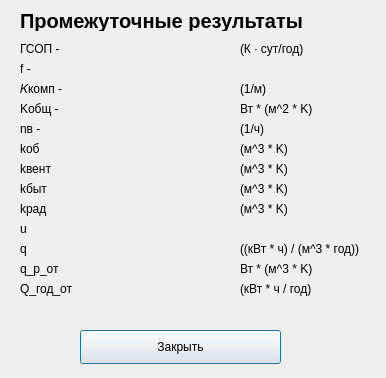
<?xml version="1.0" encoding="UTF-8"?>
<ui version="4.0">
 <class>Dialog</class>
 <widget class="QDialog" name="Dialog">
  <property name="geometry">
   <rect>
    <x>0</x>
    <y>0</y>
    <width>386</width>
    <height>378</height>
   </rect>
  </property>
  <property name="windowTitle">
   <string>Dialog</string>
  </property>
  <widget class="QPushButton" name="close_btn">
   <property name="geometry">
    <rect>
     <x>80</x>
     <y>330</y>
     <width>201</width>
     <height>34</height>
    </rect>
   </property>
   <property name="text">
    <string>Закрыть</string>
   </property>
  </widget>
  <widget class="QLabel" name="label">
   <property name="geometry">
    <rect>
     <x>20</x>
     <y>10</y>
     <width>311</width>
     <height>21</height>
    </rect>
   </property>
   <property name="font">
    <font>
     <pointsize>15</pointsize>
     <weight>75</weight>
     <bold>true</bold>
    </font>
   </property>
   <property name="text">
    <string>Промежуточные результаты</string>
   </property>
  </widget>
  <widget class="QLabel" name="label_2">
   <property name="geometry">
    <rect>
     <x>20</x>
     <y>40</y>
     <width>55</width>
     <height>18</height>
    </rect>
   </property>
   <property name="text">
    <string>ГСОП - </string>
   </property>
  </widget>
  <widget class="QLabel" name="gsop_out">
   <property name="geometry">
    <rect>
     <x>90</x>
     <y>40</y>
     <width>131</width>
     <height>18</height>
    </rect>
   </property>
   <property name="text">
    <string/>
   </property>
   <property name="alignment">
    <set>Qt::AlignRight|Qt::AlignTrailing|Qt::AlignVCenter</set>
   </property>
  </widget>
  <widget class="QLabel" name="label_4">
   <property name="geometry">
    <rect>
     <x>240</x>
     <y>40</y>
     <width>121</width>
     <height>18</height>
    </rect>
   </property>
   <property name="text">
    <string>(К ∙ сут/год)</string>
   </property>
  </widget>
  <widget class="QLabel" name="label_6">
   <property name="geometry">
    <rect>
     <x>20</x>
     <y>60</y>
     <width>55</width>
     <height>18</height>
    </rect>
   </property>
   <property name="text">
    <string>f - </string>
   </property>
  </widget>
  <widget class="QLabel" name="f_out">
   <property name="geometry">
    <rect>
     <x>90</x>
     <y>60</y>
     <width>131</width>
     <height>18</height>
    </rect>
   </property>
   <property name="text">
    <string/>
   </property>
   <property name="alignment">
    <set>Qt::AlignRight|Qt::AlignTrailing|Qt::AlignVCenter</set>
   </property>
  </widget>
  <widget class="QLabel" name="label_8">
   <property name="geometry">
    <rect>
     <x>240</x>
     <y>80</y>
     <width>121</width>
     <height>18</height>
    </rect>
   </property>
   <property name="text">
    <string>(1/м)</string>
   </property>
  </widget>
  <widget class="QLabel" name="label_9">
   <property name="geometry">
    <rect>
     <x>20</x>
     <y>80</y>
     <width>51</width>
     <height>18</height>
    </rect>
   </property>
   <property name="text">
    <string>𝐾комп -</string>
   </property>
  </widget>
  <widget class="QLabel" name="k_komp_out">
   <property name="geometry">
    <rect>
     <x>90</x>
     <y>80</y>
     <width>131</width>
     <height>18</height>
    </rect>
   </property>
   <property name="text">
    <string/>
   </property>
   <property name="alignment">
    <set>Qt::AlignRight|Qt::AlignTrailing|Qt::AlignVCenter</set>
   </property>
  </widget>
  <widget class="QLabel" name="label_14">
   <property name="geometry">
    <rect>
     <x>20</x>
     <y>100</y>
     <width>51</width>
     <height>18</height>
    </rect>
   </property>
   <property name="text">
    <string>Kобщ - </string>
   </property>
  </widget>
  <widget class="QLabel" name="label_11">
   <property name="geometry">
    <rect>
     <x>240</x>
     <y>100</y>
     <width>121</width>
     <height>18</height>
    </rect>
   </property>
   <property name="text">
    <string>Вт * (м^2 * K)</string>
   </property>
  </widget>
  <widget class="QLabel" name="k_obsh_out">
   <property name="geometry">
    <rect>
     <x>90</x>
     <y>100</y>
     <width>131</width>
     <height>18</height>
    </rect>
   </property>
   <property name="text">
    <string/>
   </property>
   <property name="alignment">
    <set>Qt::AlignRight|Qt::AlignTrailing|Qt::AlignVCenter</set>
   </property>
  </widget>
  <widget class="QLabel" name="label_15">
   <property name="geometry">
    <rect>
     <x>20</x>
     <y>120</y>
     <width>51</width>
     <height>18</height>
    </rect>
   </property>
   <property name="text">
    <string>nв -</string>
   </property>
  </widget>
  <widget class="QLabel" name="label_13">
   <property name="geometry">
    <rect>
     <x>240</x>
     <y>120</y>
     <width>121</width>
     <height>18</height>
    </rect>
   </property>
   <property name="text">
    <string>(1/ч)</string>
   </property>
  </widget>
  <widget class="QLabel" name="nv_out">
   <property name="geometry">
    <rect>
     <x>90</x>
     <y>120</y>
     <width>131</width>
     <height>18</height>
    </rect>
   </property>
   <property name="text">
    <string/>
   </property>
   <property name="alignment">
    <set>Qt::AlignRight|Qt::AlignTrailing|Qt::AlignVCenter</set>
   </property>
  </widget>
  <widget class="QLabel" name="label_17">
   <property name="geometry">
    <rect>
     <x>20</x>
     <y>140</y>
     <width>51</width>
     <height>18</height>
    </rect>
   </property>
   <property name="text">
    <string>kоб</string>
   </property>
  </widget>
  <widget class="QLabel" name="label_18">
   <property name="geometry">
    <rect>
     <x>20</x>
     <y>160</y>
     <width>51</width>
     <height>18</height>
    </rect>
   </property>
   <property name="text">
    <string>kвент</string>
   </property>
  </widget>
  <widget class="QLabel" name="k_ob_out">
   <property name="geometry">
    <rect>
     <x>90</x>
     <y>140</y>
     <width>131</width>
     <height>18</height>
    </rect>
   </property>
   <property name="text">
    <string/>
   </property>
   <property name="alignment">
    <set>Qt::AlignRight|Qt::AlignTrailing|Qt::AlignVCenter</set>
   </property>
  </widget>
  <widget class="QLabel" name="k_vent_out">
   <property name="geometry">
    <rect>
     <x>90</x>
     <y>160</y>
     <width>131</width>
     <height>18</height>
    </rect>
   </property>
   <property name="text">
    <string/>
   </property>
   <property name="alignment">
    <set>Qt::AlignRight|Qt::AlignTrailing|Qt::AlignVCenter</set>
   </property>
  </widget>
  <widget class="QLabel" name="label_21">
   <property name="geometry">
    <rect>
     <x>240</x>
     <y>140</y>
     <width>121</width>
     <height>18</height>
    </rect>
   </property>
   <property name="text">
    <string>(м^3 * K)</string>
   </property>
  </widget>
  <widget class="QLabel" name="label_22">
   <property name="geometry">
    <rect>
     <x>240</x>
     <y>160</y>
     <width>121</width>
     <height>18</height>
    </rect>
   </property>
   <property name="text">
    <string>(м^3 * K)</string>
   </property>
  </widget>
  <widget class="QLabel" name="label_23">
   <property name="geometry">
    <rect>
     <x>20</x>
     <y>180</y>
     <width>51</width>
     <height>18</height>
    </rect>
   </property>
   <property name="text">
    <string>kбыт</string>
   </property>
  </widget>
  <widget class="QLabel" name="label_24">
   <property name="geometry">
    <rect>
     <x>240</x>
     <y>180</y>
     <width>121</width>
     <height>18</height>
    </rect>
   </property>
   <property name="text">
    <string>(м^3 * K)</string>
   </property>
  </widget>
  <widget class="QLabel" name="label_25">
   <property name="geometry">
    <rect>
     <x>20</x>
     <y>200</y>
     <width>51</width>
     <height>18</height>
    </rect>
   </property>
   <property name="text">
    <string>kрад</string>
   </property>
  </widget>
  <widget class="QLabel" name="label_26">
   <property name="geometry">
    <rect>
     <x>240</x>
     <y>200</y>
     <width>121</width>
     <height>18</height>
    </rect>
   </property>
   <property name="text">
    <string>(м^3 * K)</string>
   </property>
  </widget>
  <widget class="QLabel" name="k_bit_out">
   <property name="geometry">
    <rect>
     <x>90</x>
     <y>180</y>
     <width>131</width>
     <height>18</height>
    </rect>
   </property>
   <property name="text">
    <string/>
   </property>
   <property name="alignment">
    <set>Qt::AlignRight|Qt::AlignTrailing|Qt::AlignVCenter</set>
   </property>
  </widget>
  <widget class="QLabel" name="k_rad_out">
   <property name="geometry">
    <rect>
     <x>90</x>
     <y>200</y>
     <width>131</width>
     <height>18</height>
    </rect>
   </property>
   <property name="text">
    <string/>
   </property>
   <property name="alignment">
    <set>Qt::AlignRight|Qt::AlignTrailing|Qt::AlignVCenter</set>
   </property>
  </widget>
  <widget class="QLabel" name="label_32">
   <property name="geometry">
    <rect>
     <x>20</x>
     <y>220</y>
     <width>61</width>
     <height>18</height>
    </rect>
   </property>
   <property name="text">
    <string>u</string>
   </property>
  </widget>
  <widget class="QLabel" name="u_out">
   <property name="geometry">
    <rect>
     <x>90</x>
     <y>220</y>
     <width>131</width>
     <height>18</height>
    </rect>
   </property>
   <property name="text">
    <string/>
   </property>
   <property name="alignment">
    <set>Qt::AlignRight|Qt::AlignTrailing|Qt::AlignVCenter</set>
   </property>
  </widget>
  <widget class="QLabel" name="label_34">
   <property name="geometry">
    <rect>
     <x>240</x>
     <y>240</y>
     <width>131</width>
     <height>18</height>
    </rect>
   </property>
   <property name="text">
    <string>((кВт * ч) / (м^3 * год))</string>
   </property>
  </widget>
  <widget class="QLabel" name="q_out">
   <property name="geometry">
    <rect>
     <x>90</x>
     <y>240</y>
     <width>131</width>
     <height>18</height>
    </rect>
   </property>
   <property name="text">
    <string/>
   </property>
   <property name="alignment">
    <set>Qt::AlignRight|Qt::AlignTrailing|Qt::AlignVCenter</set>
   </property>
  </widget>
  <widget class="QLabel" name="label_36">
   <property name="geometry">
    <rect>
     <x>20</x>
     <y>240</y>
     <width>61</width>
     <height>18</height>
    </rect>
   </property>
   <property name="text">
    <string>q</string>
   </property>
  </widget>
  <widget class="QLabel" name="label_37">
   <property name="geometry">
    <rect>
     <x>20</x>
     <y>260</y>
     <width>61</width>
     <height>18</height>
    </rect>
   </property>
   <property name="text">
    <string>q_p_от</string>
   </property>
  </widget>
  <widget class="QLabel" name="q_p_ot_out">
   <property name="geometry">
    <rect>
     <x>90</x>
     <y>260</y>
     <width>131</width>
     <height>18</height>
    </rect>
   </property>
   <property name="text">
    <string/>
   </property>
   <property name="alignment">
    <set>Qt::AlignRight|Qt::AlignTrailing|Qt::AlignVCenter</set>
   </property>
  </widget>
  <widget class="QLabel" name="label_38">
   <property name="geometry">
    <rect>
     <x>240</x>
     <y>260</y>
     <width>131</width>
     <height>18</height>
    </rect>
   </property>
   <property name="text">
    <string>Вт * (м^3 * K)</string>
   </property>
  </widget>
  <widget class="QLabel" name="label_40">
   <property name="geometry">
    <rect>
     <x>20</x>
     <y>280</y>
     <width>61</width>
     <height>18</height>
    </rect>
   </property>
   <property name="text">
    <string>Q_год_от</string>
   </property>
  </widget>
  <widget class="QLabel" name="q_god_out">
   <property name="geometry">
    <rect>
     <x>90</x>
     <y>280</y>
     <width>131</width>
     <height>18</height>
    </rect>
   </property>
   <property name="text">
    <string/>
   </property>
   <property name="alignment">
    <set>Qt::AlignRight|Qt::AlignTrailing|Qt::AlignVCenter</set>
   </property>
  </widget>
  <widget class="QLabel" name="label_42">
   <property name="geometry">
    <rect>
     <x>240</x>
     <y>280</y>
     <width>131</width>
     <height>18</height>
    </rect>
   </property>
   <property name="text">
    <string>(кВт * ч / год)</string>
   </property>
  </widget>
 </widget>
 <resources/>
 <connections/>
</ui>
